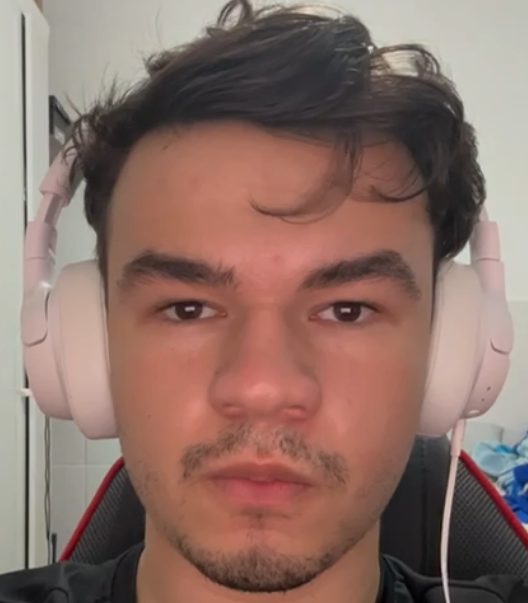
#> input picture photos/img_1.png, 528 x 603 px
$ python -i tester.py   (imports and definitions only)
#> lines starting #> are read from the running program, lines starting #| are printed output that depends on the picture
import cv2
import mediapipe as mp

# Inicializar MediaPipe FaceMesh e parâmetros de desenho
mp_face_mesh = mp.solutions.face_mesh
# [1 line that did not run here, left out]
mp_drawing = mp.solutions.drawing_utils

# Função para detectar o olho esquerdo, recortar, aplicar limiarização e detectar contornos
def process_eye(image):
    # Converter imagem para RGB, necessário para o MediaPipe
    rgb_image = cv2.cvtColor(image, cv2.COLOR_BGR2RGB)
    results = face_mesh.process(rgb_image)

    # Verifica se algum rosto foi detectado
    if results.multi_face_landmarks:
        for face_landmarks in results.multi_face_landmarks:
            # Coordenadas dos pontos do olho esquerdo
            left_eye_points = [
                face_landmarks.landmark[33],
                face_landmarks.landmark[133],
                face_landmarks.landmark[160],
                face_landmarks.landmark[159],
                face_landmarks.landmark[158],
                face_landmarks.landmark[144],
                face_landmarks.landmark[153],
                face_landmarks.landmark[145],
                face_landmarks.landmark[7]
            ]

            # Definir área de recorte ao redor do olho
            h, w, _ = image.shape
            x_coords = [int(point.x * w) for point in left_eye_points]
            y_coords = [int(point.y * h) for point in left_eye_points]

            x_min, x_max = max(min(x_coords) - 20, 0), min(max(x_coords) + 20, w)
            y_min, y_max = max(min(y_coords) - 20, 0), min(max(y_coords) + 20, h)

            # Recortar e converter para escala de cinza
            eye_crop = image[y_min:y_max, x_min:x_max]
            gray_eye = cv2.cvtColor(eye_crop, cv2.COLOR_BGR2GRAY)

            # Aplicar desfoque Gaussiano
            blurred_eye = cv2.GaussianBlur(gray_eye, (7, 7), 0)

            # Aplicar a limiarização binária inversa
            _, binary_eye = cv2.threshold(blurred_eye, 50, 255, cv2.THRESH_BINARY_INV)

            # Detectar contornos
            contours, _ = cv2.findContours(binary_eye, cv2.RETR_TREE, cv2.CHAIN_APPROX_SIMPLE)

            # Desenhar os contornos na imagem original em uma cor visível
            contour_image = cv2.cvtColor(binary_eye, cv2.COLOR_GRAY2BGR)
            cv2.drawContours(contour_image, contours, -1, (0, 255, 0), 1)

            # Exibir a imagem com contornos desenhados
            cv2.namedWindow("Contornos do Olho Esquerdo", cv2.WINDOW_NORMAL)
            cv2.imshow("Contornos do Olho Esquerdo", contour_image)

            # Aguardar até que uma tecla seja pressionada para fechar a janela
            cv2.waitKey(0)
            cv2.destroyAllWindows()

# Carregar a imagem
# [2 lines not run here, left out]

>>> import cv2
>>> picture = cv2.imread('photos/img_1.png', cv2.IMREAD_GRAYSCALE)
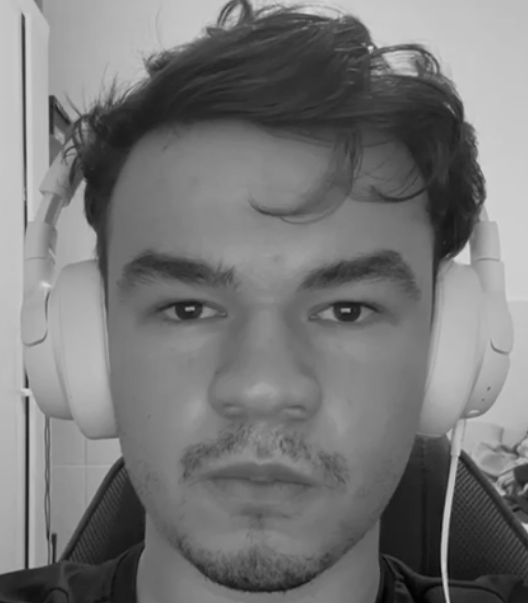
#> picture: shape (603, 528); min 1, max 221, mean 119.1
>>> result = process_eye(picture)
#> (the run stopped early here; a loop or call above may not have finished)

$ run again, on photos/img.png
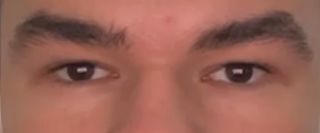
#> input picture photos/img.png, 320 x 133 px
#> `picture = cv2.imread('photos/img_1.png', cv2.IMREAD_GRAYSCALE)`:
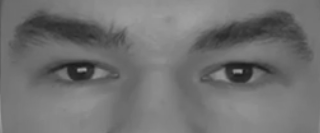
#> picture: shape (133, 320); min 27, max 159, mean 113.2

$ run again, on photos/print_0.png
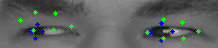
#> input picture photos/print_0.png, 218 x 48 px
#> `picture = cv2.imread('photos/img_1.png', cv2.IMREAD_GRAYSCALE)`:
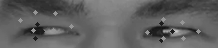
#> picture: shape (48, 218); min 19, max 200, mean 96.3

$ run again, on photos/print_1.png
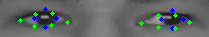
#> input picture photos/print_1.png, 209 x 37 px
#> `picture = cv2.imread('photos/img_1.png', cv2.IMREAD_GRAYSCALE)`:
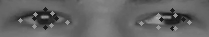
#> picture: shape (37, 209); min 21, max 179, mean 100.6
